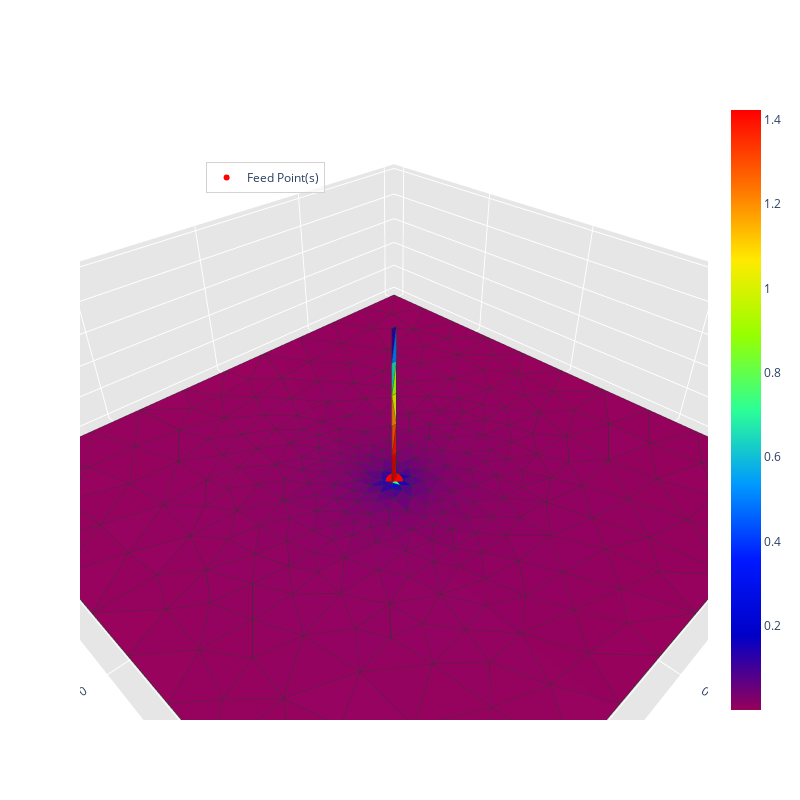

Notebook cell for this chart:
### Code cell
# Mesure du temps de début
start_time = time.time()

feed_point = np.array([[0, 0, 0]])
frequency = 75e6

radiation_algorithm(filename_mesh, frequency, feed_point, monopole=True)

elapsed_time = time.time() - start_time
print(f"Temps écoulé pour le traitement de l'antenne étudiée : {elapsed_time:.6f} secondes")
print('\n')

### Figure 1 — Plotly figure (JSON) as saved in the notebook; plotly's stock layout.template omitted (floating-point values rounded to 4 significant figures; data arrays with more than 128 entries replaced by an {"elided": "..."} marker saying what was removed)
{"data": [{"facecolor": {"elided": "578 str values"}, "i": {"elided": "578 int values"}, "j": {"elided": "578 int values"}, "k": {"elided": "578 int values"}, "name": "", "type": "mesh3d", "x": {"elided": "315 float values"}, "y": {"elided": "315 float values"}, "z": {"elided": "315 float values"}}, {"line": {"color": "rgb(50, 50, 50)", "width": 1.5}, "mode": "lines", "showlegend": false, "type": "scatter3d", "x": {"elided": "2890 float values"}, "y": {"elided": "2890 float values"}, "z": {"elided": "2890 float values"}}, {"hoverinfo": "none", "marker": {"color": [0.0004505, 1.423], "colorscale": [[0, "rgb(150, 0, 90)"], [0.125, "rgb(0, 0, 200)"], [0.25, "rgb(0, 25, 255)"], [0.375, "rgb(0, 152, 255)"], [0.5, "rgb(44, 255, 150)"], [0.625, "rgb(151, 255, 0)"], [0.75, "rgb(255, 234, 0)"], [0.875, "rgb(255, 111, 0)"], [1, "rgb(255, 0, 0)"]], "showscale": true, "size": 0.1}, "mode": "markers", "showlegend": false, "type": "scatter3d", "x": [-0.01], "y": [0.0], "z": [0.0]}, {"marker": {"color": "red", "size": 6, "symbol": "circle"}, "mode": "markers+text", "name": "Feed Point(s)", "type": "scatter3d", "x": [0], "y": [0], "z": [0]}], "layout": {"height": 800, "legend": {"bgcolor": "rgba(255,255,255,0.7)", "bordercolor": "lightgray", "borderwidth": 1, "x": 0.2, "xanchor": "left", "y": 0.9, "yanchor": "top"}, "scene": {"aspectratio": {"x": 1, "y": 1, "z": 0.3}, "camera": {"eye": {"x": 0.65, "y": 0.65, "z": 0.65}}, "xaxis": {"backgroundcolor": "rgb(230, 230, 230)", "gridcolor": "rgb(255, 255, 255)", "showbackground": true, "zerolinecolor": "rgb(255, 255, 255)"}, "yaxis": {"backgroundcolor": "rgb(230, 230, 230)", "gridcolor": "rgb(255, 255, 255)", "showbackground": true, "zerolinecolor": "rgb(255, 255, 255)"}, "zaxis": {"backgroundcolor": "rgb(230, 230, 230)", "gridcolor": "rgb(255, 255, 255)", "showbackground": true, "zerolinecolor": "rgb(255, 255, 255)"}}, "title": {"text": ""}, "width": 800}}
